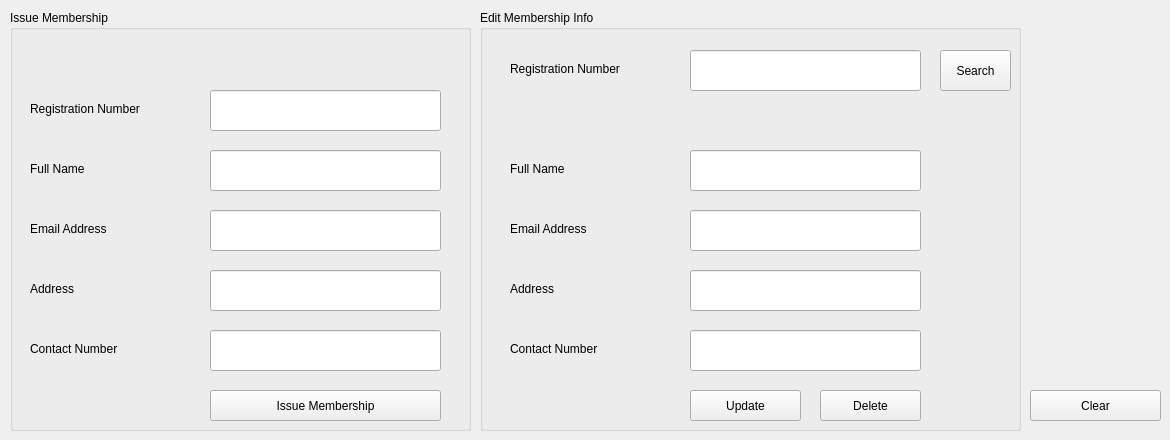
    <widget class="QWidget" name="tab_4">
     <attribute name="title">
      <string>Page</string>
     </attribute>
     <widget class="QGroupBox" name="groupBox">
      <property name="geometry">
       <rect>
        <x>10</x>
        <y>10</y>
        <width>461</width>
        <height>421</height>
       </rect>
      </property>
      <property name="title">
       <string>Issue Membership</string>
      </property>
      <widget class="QLineEdit" name="lineEdit_16">
       <property name="geometry">
        <rect>
         <x>200</x>
         <y>80</y>
         <width>231</width>
         <height>41</height>
        </rect>
       </property>
      </widget>
      <widget class="QLineEdit" name="lineEdit_17">
       <property name="geometry">
        <rect>
         <x>200</x>
         <y>140</y>
         <width>231</width>
         <height>41</height>
        </rect>
       </property>
      </widget>
      <widget class="QLineEdit" name="lineEdit_18">
       <property name="geometry">
        <rect>
         <x>200</x>
         <y>200</y>
         <width>231</width>
         <height>41</height>
        </rect>
       </property>
      </widget>
      <widget class="QLineEdit" name="lineEdit_19">
       <property name="geometry">
        <rect>
         <x>200</x>
         <y>260</y>
         <width>231</width>
         <height>41</height>
        </rect>
       </property>
      </widget>
      <widget class="QLineEdit" name="lineEdit_20">
       <property name="geometry">
        <rect>
         <x>200</x>
         <y>320</y>
         <width>231</width>
         <height>41</height>
        </rect>
       </property>
      </widget>
      <widget class="QLabel" name="label_18">
       <property name="geometry">
        <rect>
         <x>20</x>
         <y>90</y>
         <width>171</width>
         <height>18</height>
        </rect>
       </property>
       <property name="text">
        <string>Registration Number</string>
       </property>
      </widget>
      <widget class="QLabel" name="label_19">
       <property name="geometry">
        <rect>
         <x>20</x>
         <y>150</y>
         <width>151</width>
         <height>18</height>
        </rect>
       </property>
       <property name="text">
        <string>Full Name</string>
       </property>
      </widget>
      <widget class="QLabel" name="label_20">
       <property name="geometry">
        <rect>
         <x>20</x>
         <y>210</y>
         <width>151</width>
         <height>18</height>
        </rect>
       </property>
       <property name="text">
        <string>Email Address</string>
       </property>
      </widget>
      <widget class="QLabel" name="label_21">
       <property name="geometry">
        <rect>
         <x>20</x>
         <y>270</y>
         <width>151</width>
         <height>18</height>
        </rect>
       </property>
       <property name="text">
        <string>Address</string>
       </property>
      </widget>
      <widget class="QLabel" name="label_22">
       <property name="geometry">
        <rect>
         <x>20</x>
         <y>330</y>
         <width>151</width>
         <height>18</height>
        </rect>
       </property>
       <property name="text">
        <string>Contact Number</string>
       </property>
      </widget>
      <widget class="QPushButton" name="pushButton_8">
       <property name="geometry">
        <rect>
         <x>200</x>
         <y>380</y>
         <width>231</width>
         <height>31</height>
        </rect>
       </property>
       <property name="text">
        <string>Issue Membership</string>
       </property>
      </widget>
      <widget class="QLabel" name="label_36">
       <property name="geometry">
        <rect>
         <x>10</x>
         <y>30</y>
         <width>421</width>
         <height>31</height>
        </rect>
       </property>
       <property name="text">
        <string/>
       </property>
      </widget>
     </widget>
     <widget class="QGroupBox" name="groupBox_2">
      <property name="geometry">
       <rect>
        <x>480</x>
        <y>10</y>
        <width>541</width>
        <height>421</height>
       </rect>
      </property>
      <property name="title">
       <string>Edit Membership Info</string>
      </property>
      <widget class="QLineEdit" name="lineEdit_21">
       <property name="geometry">
        <rect>
         <x>210</x>
         <y>40</y>
         <width>231</width>
         <height>41</height>
        </rect>
       </property>
      </widget>
      <widget class="QLabel" name="label_23">
       <property name="geometry">
        <rect>
         <x>30</x>
         <y>50</y>
         <width>181</width>
         <height>18</height>
        </rect>
       </property>
       <property name="text">
        <string>Registration Number</string>
       </property>
      </widget>
      <widget class="QPushButton" name="pushButton_14">
       <property name="geometry">
        <rect>
         <x>460</x>
         <y>40</y>
         <width>71</width>
         <height>41</height>
        </rect>
       </property>
       <property name="text">
        <string>Search</string>
       </property>
      </widget>
      <widget class="QLabel" name="label_24">
       <property name="geometry">
        <rect>
         <x>30</x>
         <y>210</y>
         <width>151</width>
         <height>18</height>
        </rect>
       </property>
       <property name="text">
        <string>Email Address</string>
       </property>
      </widget>
      <widget class="QLineEdit" name="lineEdit_22">
       <property name="geometry">
        <rect>
         <x>210</x>
         <y>140</y>
         <width>231</width>
         <height>41</height>
        </rect>
       </property>
      </widget>
      <widget class="QLineEdit" name="lineEdit_23">
       <property name="geometry">
        <rect>
         <x>210</x>
         <y>320</y>
         <width>231</width>
         <height>41</height>
        </rect>
       </property>
      </widget>
      <widget class="QLineEdit" name="lineEdit_24">
       <property name="geometry">
        <rect>
         <x>210</x>
         <y>200</y>
         <width>231</width>
         <height>41</height>
        </rect>
       </property>
      </widget>
      <widget class="QLabel" name="label_25">
       <property name="geometry">
        <rect>
         <x>30</x>
         <y>270</y>
         <width>151</width>
         <height>18</height>
        </rect>
       </property>
       <property name="text">
        <string>Address</string>
       </property>
      </widget>
      <widget class="QLineEdit" name="lineEdit_25">
       <property name="geometry">
        <rect>
         <x>210</x>
         <y>260</y>
         <width>231</width>
         <height>41</height>
        </rect>
       </property>
      </widget>
      <widget class="QLabel" name="label_26">
       <property name="geometry">
        <rect>
         <x>30</x>
         <y>330</y>
         <width>151</width>
         <height>18</height>
        </rect>
       </property>
       <property name="text">
        <string>Contact Number</string>
       </property>
      </widget>
      <widget class="QPushButton" name="pushButton_15">
       <property name="geometry">
        <rect>
         <x>210</x>
         <y>380</y>
         <width>111</width>
         <height>31</height>
        </rect>
       </property>
       <property name="text">
        <string>Update</string>
       </property>
      </widget>
      <widget class="QLabel" name="label_27">
       <property name="geometry">
        <rect>
         <x>30</x>
         <y>150</y>
         <width>151</width>
         <height>18</height>
        </rect>
       </property>
       <property name="text">
        <string>Full Name</string>
       </property>
      </widget>
      <widget class="QPushButton" name="pushButton_16">
       <property name="geometry">
        <rect>
         <x>340</x>
         <y>380</y>
         <width>101</width>
         <height>31</height>
        </rect>
       </property>
       <property name="text">
        <string>Delete</string>
       </property>
      </widget>
      <widget class="QLabel" name="label_37">
       <property name="geometry">
        <rect>
         <x>30</x>
         <y>90</y>
         <width>421</width>
         <height>31</height>
        </rect>
       </property>
       <property name="text">
        <string/>
       </property>
      </widget>
     </widget>
     <widget class="QPushButton" name="pushButton_23">
      <property name="geometry">
       <rect>
        <x>1030</x>
        <y>390</y>
        <width>131</width>
        <height>31</height>
       </rect>
      </property>
      <property name="text">
       <string>Clear</string>
      </property>
     </widget>
    </widget>
